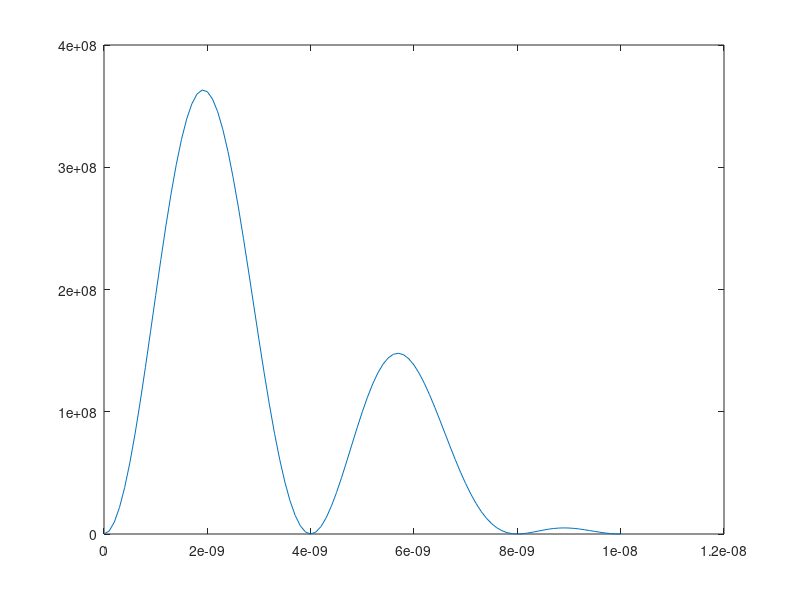

The MATLAB source for this figure:
L = 10e-9; % L is a known length but not given
x = linspace(0, L, 101);
A = 1/(sqrt(2));
psi_x = A*(sqrt(2/L)*sin((2*pi/L).*x) + sqrt(2/L)*sin((3*pi/L).*x));
psi_x_2 = (psi_x).^2;
figure(1)
plot(x,psi_x_2);